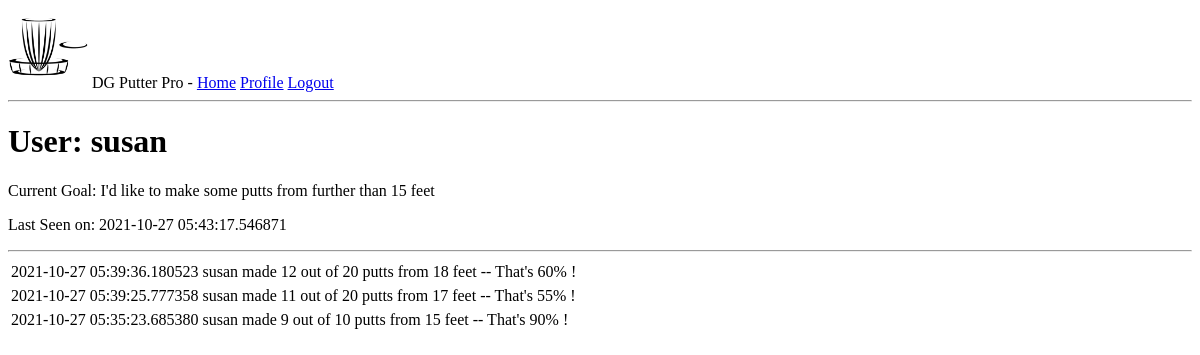
Before: /user/susan (signed in) with the older database file.
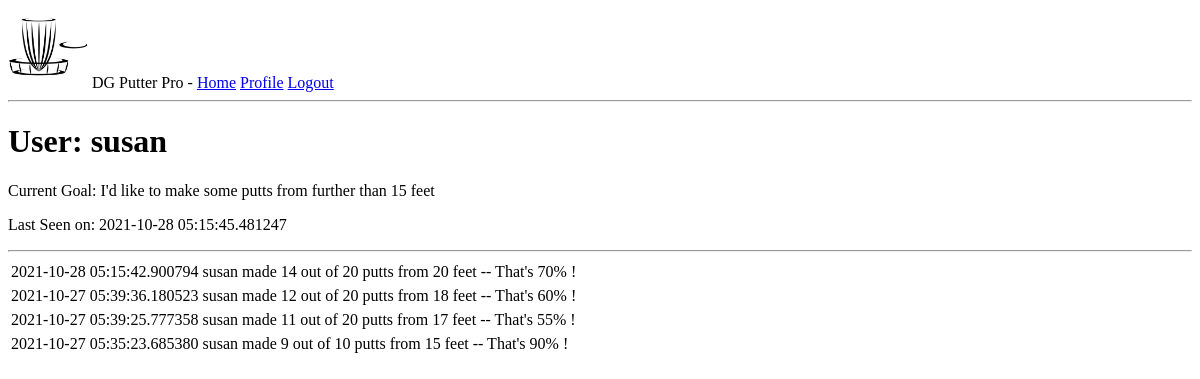
After: the same page with the newer database file.
### app/models.py (models this page shows, shortened)
class User(UserMixin, db.Model):
    id = db.Column(db.Integer, primary_key=True)
    username = db.Column(db.String(64), index=True, unique=True)
    email = db.Column(db.String(120), index=True, unique=True)
    password_hash = db.Column(db.String(128))
    drills = db.relationship('Drill', backref='user', lazy='dynamic')
    current_goal = db.Column(db.String(140))
    last_seen = db.Column(db.DateTime, default=datetime.utcnow)

class Drill(db.Model):
    id = db.Column(db.Integer, primary_key=True)
    user_id = db.Column(db.Integer, db.ForeignKey('user.id'))
    timestamp = db.Column(db.DateTime, index=True, default=datetime.utcnow)
    putt_distance = db.Column(db.Integer)
    number_attempts = db.Column(db.Integer)
    number_putts_made = db.Column(db.Integer)
    CheckConstraint(number_putts_made <= number_attempts)

### app/routes.py (the view)
@app.route('/user/<username>')
@login_required
def user(username):
    user = User.query.filter_by(username=username).first_or_404()
    drills = user.drills.order_by(Drill.timestamp.desc())
    return render_template('user.html', user=user, drills=drills)

### app/models.py (called while the page is built)
@login.user_loader
def load_user(id):
    return User.query.get(int(id))

### app/routes.py (called while the page is built)
@app.before_request
def before_request():
    if current_user.is_authenticated:
        current_user.last_seen = datetime.utcnow()
        db.session.commit()

### app/templates/user.html (shortened to what this page needs)
{% extends "base.html" %}
{% block content %}
    <h1>User: {{ user.username }}</h1>
    {% if user.current_goal %}<p>Current Goal: {{ user.current_goal }}</p>{% endif %}
    {% if user.last_seen %}<p>Last Seen on: {{ user.last_seen }}</p>{% endif %}
    <hr>
    {% for drill in drills %}
        {% include '_drill.html' %}
    {% endfor %}
{% endblock %}

### app/templates/base.html (shortened to what this page needs)
<!doctype html>
<html>
    <head>
    </head>
    <body>
        <div>
            <img src="/static/images/dg-basket-1.png", width="80", height="80">
            DG Putter Pro -
            <a href="{{ url_for('index') }}">Home</a>
            {% if current_user.is_anonymous %}
            <a href="{{ url_for('login') }}">Login</a>
            {% else %}
            <a href="{{ url_for('user', username=current_user.username) }}">Profile</a>
            <a href="{{ url_for('logout') }}">Logout</a>
            {% endif %}
        </div>
        <hr>
        {% block content %}{% endblock %}
    </body>
</html>

### app/templates/_drill.html
<table>
    <tr valign="top">
        <td>
            {{ drill.timestamp }} {{ drill.user.username }} made {{ drill.number_putts_made }}
            out of {{ drill.number_attempts }} putts
            from {{ drill.putt_distance }} feet --
            That's {{ (drill.number_putts_made / drill.number_attempts * 100) |round|int}}% !
        </td>
    </tr>
</table>

Changed rows visible on the page:
changed User "susan": last_seen "2021-10-27 05:43:17.546871" → "2021-10-28 05:15:45.481247"
added Drill: timestamp "2021-10-28 05:15:42.900794", user.username "susan", number_putts_made "14", number_attempts "20", putt_distance "20", number_putts_made+number_attempts "70"
